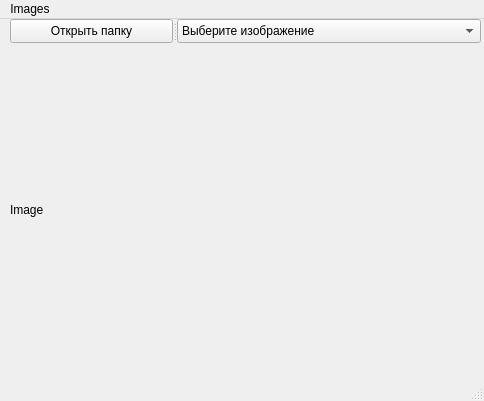
<?xml version="1.0" encoding="UTF-8"?>
<ui version="4.0">
 <class>MainWindow</class>
 <widget class="QMainWindow" name="MainWindow">
  <property name="geometry">
   <rect>
    <x>0</x>
    <y>0</y>
    <width>484</width>
    <height>401</height>
   </rect>
  </property>
  <property name="windowTitle">
   <string>MainWindow</string>
  </property>
  <widget class="QWidget" name="centralwidget">
   <widget class="QLabel" name="label">
    <property name="geometry">
     <rect>
      <x>10</x>
      <y>40</y>
      <width>461</width>
      <height>301</height>
     </rect>
    </property>
    <property name="text">
     <string>Image</string>
    </property>
   </widget>
   <widget class="QSplitter" name="splitter">
    <property name="geometry">
     <rect>
      <x>10</x>
      <y>0</y>
      <width>471</width>
      <height>24</height>
     </rect>
    </property>
    <property name="orientation">
     <enum>Qt::Orientation::Horizontal</enum>
    </property>
    <widget class="QPushButton" name="pushButton">
     <property name="text">
      <string>Открыть папку</string>
     </property>
    </widget>
    <widget class="QComboBox" name="comboBox">
     <property name="toolTip">
      <string/>
     </property>
     <item>
      <property name="text">
       <string>Выберите изображение</string>
      </property>
     </item>
    </widget>
   </widget>
  </widget>
  <widget class="QMenuBar" name="menubar">
   <property name="geometry">
    <rect>
     <x>0</x>
     <y>0</y>
     <width>484</width>
     <height>21</height>
    </rect>
   </property>
   <widget class="QMenu" name="menuImages">
    <property name="title">
     <string>Images</string>
    </property>
   </widget>
   <addaction name="menuImages"/>
  </widget>
  <widget class="QStatusBar" name="statusbar"/>
 </widget>
 <resources/>
 <connections/>
</ui>
